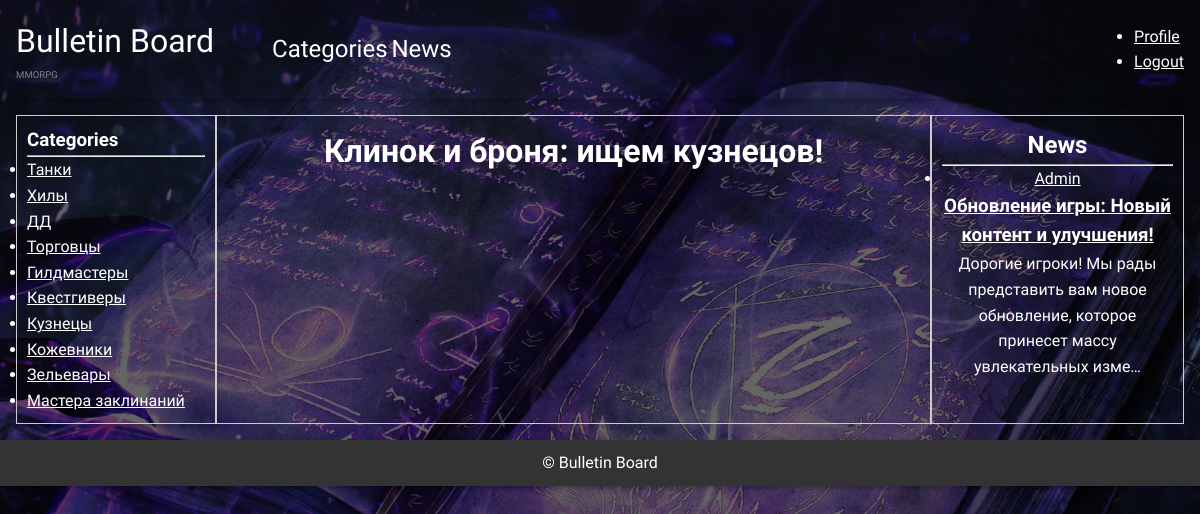
Page /profile/replay/23/klinok-i-bronia-ishchem-kuznetsov-1732381300/ (signed in) on the committed database.
### board/models.py (models this page shows, shortened)
class Category(models.Model):
    class Meta:
        verbose_name = 'Category'
        verbose_name_plural = 'Categories'
    name = models.CharField(max_length=150)
    slug = models.SlugField(
        max_length=255, unique=True, db_index=True, verbose_name="URL",
        blank=True)
    descriptions = models.TextField(blank=True)
    image = models.ImageField(
        upload_to='categories/images/', null=True, blank=True)

class Board(models.Model):
    author = models.ForeignKey(User, on_delete=models.CASCADE)
    title = models.CharField(max_length=150, blank=False)
    text = RichTextUploadingField()
    category = models.ForeignKey('Category',
                                 on_delete=models.CASCADE, blank=False)
    created_date = models.DateTimeField(auto_now_add=True, null=True,
                                        blank=True)
    slug = models.SlugField(
        max_length=255, unique=True, db_index=True, verbose_name="URL",
        blank=True)
    image = models.ImageField(
        upload_to='boards/images/', null=True, blank=True, default='boards/images/default_image.jpg')  # upload to images in board
    video = models.FileField(
        upload_to='boards/videos', null=True, blank=True)   # upload to video in board

class Post(models.Model):
    author = models.ForeignKey(User, on_delete=models.CASCADE)
    title = models.CharField(max_length=150, blank=False)
    text = models.TextField()
    created_date = models.DateTimeField(auto_now_add=True)
    image = models.ImageField(
        upload_to='posts/images/', null=True, blank=True)
    video = models.FileField(
        upload_to='posts/videos', null=True, blank=True)
    slug = models.SlugField(
        max_length=255, unique=True, db_index=True, verbose_name="URL",
        blank=True)

### board/views.py (the view, shortened to what this page needs)
class ResponseDetailView(View):
    def get_context_data(self, request, pk, slug):
        categories = Category.objects.all()
        posts = Post.objects.all()
        board = Board.objects.get(pk=pk, slug=slug)
        responses = ResponseBoard.objects.filter(board=board)
        return {
            'board': board,
            'responses': responses,
            'categories': categories,
            'posts': posts,
        }
    def get(self, request, pk, slug):
        if not request.user.is_authenticated:
            return redirect('accounts_login')
        context = self.get_context_data(request, pk, slug)
        return render(request, 'board/board_replay_detail.html', context)

### templates/board/board_replay_detail.html (shortened to what this page needs)
{% extends 'default.html' %}
{% load i18n %}
{% block side-left %}
    <section>
        <h1>{% trans 'Categories' %}</h1>
        <hr>
    </section>
    <section>
        <ul class="categories">
        {% for category in categories %}
            <li class="category">
                <a href="{% url 'BoardsInCategory' category.pk category.slug  %}">{{category.name}}</a>
            </li>
        {% endfor %}
        </ul>
    </section>
{% endblock side-left %}
{% block content %}
<h1>{{board.title}}</h1>
{% endblock content %}
{% block side-right %}
    <section>
        <h1>{% trans 'News' %}</h1>
        <hr>
    </section>
    <section class="posts">
        <ul>
        {% for post in posts %}
            <li>
                <a href="#">{{ post.author }}</a>
                <h3><a href="{% url 'PostDetail' post.pk post.slug %}">{{ post.title }}</a></h3>
                <p>{{ post.text|truncatechars:100 }}</p>
            </li>
        {% endfor %}
        </ul>
    </section>
{% endblock side-right %}

### static/css/styles.css (style rules this page uses)
* { margin: 0; padding: 0; box-sizing: border-box; color: #fff; }
body { height: 100%; font-family: "Philosopher", sans-serif; font-weight: 400; font-style: normal; line-height: 1.6; background: linear-gradient(rgba(0, 0, 0, 0.6), rgba(0, 0, 0, 0.6)), url('/media/images/background/book-dark-magic-kniga-magiia-tiomnaia-magiia-runy.jpg') center / cover no-repeat; background-color: #000; background-size: cover; background-attachment: fixed; }

### rows in the picture
Category: name "Танки"
Category: name "Хилы"
Category: name "ДД"
Category: name "Торговцы"
Category: name "Гилдмастеры"
Category: name "Квестгиверы"
Category: name "Кузнецы"
Category: name "Кожевники"
Category: name "Зельевары"
Category: name "Мастера заклинаний"
Board: title "Клинок и броня: ищем кузнецов!"
Post: author "Admin", title "Обновление игры: Новый контент и улучшения!", text "Дорогие игроки! Мы рады представить вам новое обновление, которое принесет массу увлекательных изме…"
